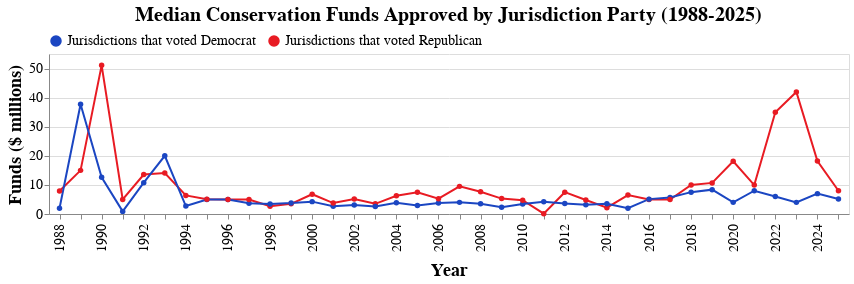

The cell this chart's notebook holds for it:
### Markdown cell above
# Do Democrat-voting jursidictions approve more conservation funding?

### Code cell
df = (
    votes
    .filter(_.party.isin(["Democrat", "Republican"]))
    .filter(_.status.isin(["Pass", "Pass*"]))
    .group_by(_.year, _.party)
    .aggregate(amount_approved=((_.conservation_funds_approved.median())))
    .order_by('year')
    .execute()
)


chart = year_line(
    df,
    y="amount_approved",
    group="party",
    title="Median Conservation Funds Approved by Jurisdiction Party (1988-2025)",
    y_title="Funds ($ millions)",
    stat='median'
)


chart.save('amount_approved_party.png', ppi=200)
chart

### Figure 1 — Vega-Lite specification as saved in the notebook (floating-point values rounded to 4 significant figures)
{"config": {"view": {"continuousWidth": 300, "continuousHeight": 300}}, "data": {"name": "data-1839aff772140aa0a94dcdd466aae1dc"}, "mark": {"type": "line", "point": true}, "encoding": {"color": {"field": "party_label", "legend": {"direction": "horizontal", "labelFontSize": 14, "labelLimit": 500, "offset": 5, "orient": "top", "title": null}, "scale": {"domain": ["Jurisdictions that voted Democrat", "Jurisdictions that voted Republican"], "range": ["#1b46c2", "#E81B23"]}, "type": "nominal"}, "x": {"axis": {"labelExpr": "(toNumber(datum.value) % 2 === 0) ? datum.value : ''", "labelFontSize": 14, "labelPadding": 4, "titleFontSize": 18, "titlePadding": 10}, "field": "year", "title": "Year", "type": "ordinal"}, "y": {"axis": {"format": "$,.0f", "labelExpr": "datum.value / 1000000", "labelFontSize": 14, "titleFontSize": 18}, "field": "amount_approved", "title": "Funds ($ millions)", "type": "quantitative"}}, "height": 160, "title": {"text": "Median Conservation Funds Approved by Jurisdiction Party (1988-2025)", "dy": -5, "fontSize": 20}, "transform": [{"calculate": "datum['party'] === 'Republican' ? 'Jurisdictions that voted Republican' : datum['party'] === 'Democrat' ? 'Jurisdictions that voted Democrat' : datum['party']", "as": "party_label"}], "width": 800, "$schema": "https://vega.github.io/schema/vega-lite/v5.17.0.json", "datasets": {"data-1839aff772140aa0a94dcdd466aae1dc": [{"year": 1988, "party": "Republican", "amount_approved": 7900000.0}, {"year": 1988, "party": "Democrat", "amount_approved": 2000000.0}, {"year": 1989, "party": "Republican", "amount_approved": 15000000.0}, {"year": 1989, "party": "Democrat", "amount_approved": 37750000.0}, {"year": 1990, "party": "Democrat", "amount_approved": 12640000.0}, {"year": 1990, "party": "Republican", "amount_approved": 51100000.0}, {"year": 1991, "party": "Democrat", "amount_approved": 900000.0}, {"year": 1991, "party": "Republican", "amount_approved": 5000000.0}, {"year": 1992, "party": "Democrat", "amount_approved": 10750000.0}, {"year": 1992, "party": "Republican", "amount_approved": 13550000.0}, {"year": 1993, "party": "Democrat", "amount_approved": 20000000.0}, {"year": 1993, "party": "Republican", "amount_approved": 14100000.0}, {"year": 1994, "party": "Republican", "amount_approved": 6391000.0}, {"year": 1994, "party": "Democrat", "amount_approved": 2725000.0}, {"year": 1995, "party": "Democrat", "amount_approved": 5000000.0}, {"year": 1995, "party": "Republican", "amount_approved": 5072000.0}, {"year": 1996, "party": "Democrat", "amount_approved": 5000000.0}, {"year": 1996, "party": "Republican", "amount_approved": 5000000.0}, {"year": 1997, "party": "Democrat", "amount_approved": 3700000.0}, {"year": 1997, "party": "Republican", "amount_approved": 4988000.0}, {"year": 1998, "party": "Republican", "amount_approved": 2639000.0}, {"year": 1998, "party": "Democrat", "amount_approved": 3465000.0}, {"year": 1999, "party": "Republican", "amount_approved": 3500000.0}, {"year": 1999, "party": "Democrat", "amount_approved": 3750000.0}, {"year": 2000, "party": "Democrat", "amount_approved": 4250000.0}, {"year": 2000, "party": "Republican", "amount_approved": 6801000.0}, {"year": 2001, "party": "Democrat", "amount_approved": 2681000.0}, {"year": 2001, "party": "Republican", "amount_approved": 3763000.0}, {"year": 2002, "party": "Democrat", "amount_approved": 3130000.0}, {"year": 2002, "party": "Republican", "amount_approved": 5145000.0}, {"year": 2003, "party": "Republican", "amount_approved": 3500000.0}, {"year": 2003, "party": "Democrat", "amount_approved": 2560000.0}, {"year": 2004, "party": "Democrat", "amount_approved": 3856000.0}, {"year": 2004, "party": "Republican", "amount_approved": 6279000.0}, {"year": 2005, "party": "Republican", "amount_approved": 7500000.0}, {"year": 2005, "party": "Democrat", "amount_approved": 2906000.0}, {"year": 2006, "party": "Democrat", "amount_approved": 3750000.0}, {"year": 2006, "party": "Republican", "amount_approved": 5250000.0}, {"year": 2007, "party": "Republican", "amount_approved": 9500000.0}, {"year": 2007, "party": "Democrat", "amount_approved": 4000000.0}, {"year": 2008, "party": "Democrat", "amount_approved": 3500000.0}, {"year": 2008, "party": "Republican", "amount_approved": 7662000.0}, {"year": 2009, "party": "Democrat", "amount_approved": 2290000.0}, {"year": 2009, "party": "Republican", "amount_approved": 5300000.0}, {"year": 2010, "party": "Democrat", "amount_approved": 3422000.0}, {"year": 2010, "party": "Republican", "amount_approved": 4750000.0}, {"year": 2011, "party": "Republican", "amount_approved": 113200.0}, {"year": 2011, "party": "Democrat", "amount_approved": 4235000.0}, {"year": 2012, "party": "Republican", "amount_approved": 7500000.0}, {"year": 2012, "party": "Democrat", "amount_approved": 3618000.0}, {"year": 2013, "party": "Democrat", "amount_approved": 3199000.0}, {"year": 2013, "party": "Republican", "amount_approved": 4800000.0}, {"year": 2014, "party": "Republican", "amount_approved": 2180000.0}, {"year": 2014, "party": "Democrat", "amount_approved": 3500000.0}, {"year": 2015, "party": "Republican", "amount_approved": 6500000.0}, {"year": 2015, "party": "Democrat", "amount_approved": 2000000.0}, {"year": 2016, "party": "Republican", "amount_approved": 5000000.0}, {"year": 2016, "party": "Democrat", "amount_approved": 5113000.0}, {"year": 2017, "party": "Democrat", "amount_approved": 5649000.0}, {"year": 2017, "party": "Republican", "amount_approved": 5000000.0}, {"year": 2018, "party": "Democrat", "amount_approved": 7515000.0}, {"year": 2018, "party": "Republican", "amount_approved": 10000000.0}, {"year": 2019, "party": "Democrat", "amount_approved": 8373000.0}, {"year": 2019, "party": "Republican", "amount_approved": 10690000.0}, {"year": 2020, "party": "Democrat", "amount_approved": 4000000.0}, {"year": 2020, "party": "Republican", "amount_approved": 18120000.0}, {"year": 2021, "party": "Republican", "amount_approved": 9935000.0}, {"year": 2021, "party": "Democrat", "amount_approved": 8000000.0}, {"year": 2022, "party": "Republican", "amount_approved": 35000000.0}, {"year": 2022, "party": "Democrat", "amount_approved": 6020000.0}, {"year": 2023, "party": "Republican", "amount_approved": 41950000.0}, {"year": 2023, "party": "Democrat", "amount_approved": 4000000.0}, {"year": 2024, "party": "Democrat", "amount_approved": 7000000.0}, {"year": 2024, "party": "Republican", "amount_approved": 18200000.0}, {"year": 2025, "party": "Republican", "amount_approved": 7988000.0}, {"year": 2025, "party": "Democrat", "amount_approved": 5150000.0}]}}
